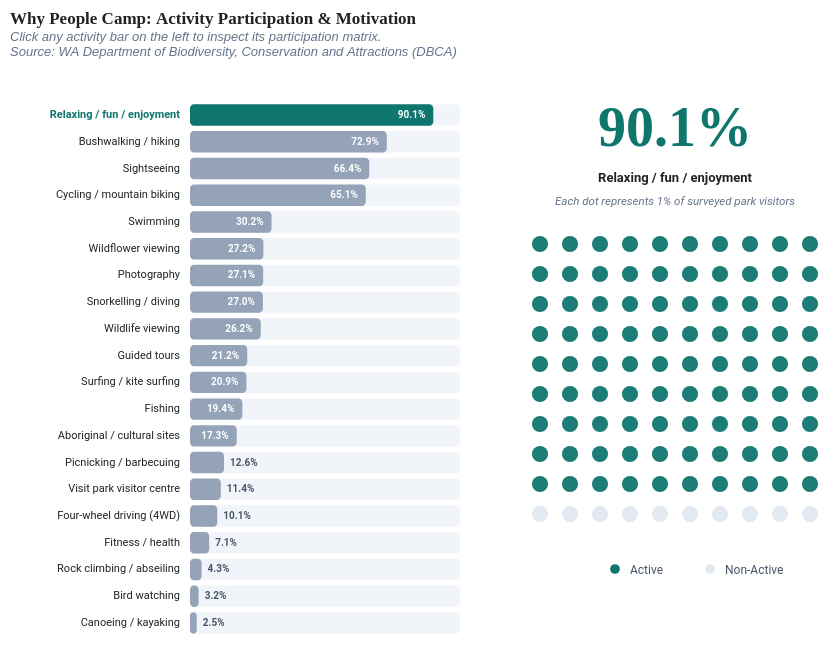

Write the Vega-Lite specification saved for this chart.
### Vega specification from a JSON file in a GitHub repository (floating-point values rounded to 4 significant figures)
{"$schema": "https://vega.github.io/schema/vega/v5.json", "background": "transparent", "title": {"text": "Why People Camp: Activity Participation & Motivation", "subtitle": ["Click any activity bar on the left to inspect its participation matrix.", "Source: WA Department of Biodiversity, Conservation and Attractions (DBCA)"], "anchor": "start", "fontSize": 17, "font": "Playfair Display", "fontWeight": "bold", "color": "#1f2421", "subtitleFontSize": 13, "subtitleColor": "#64748b", "subtitleFontStyle": "italic", "dy": -10}, "width": 700, "height": 580, "padding": {"top": 10, "left": 10, "right": 20, "bottom": 10}, "signals": [{"name": "selectedActivity", "value": "Relaxing / fun / enjoyment", "on": [{"events": "@barRowBg:click, @barFill:click, @barLabel:click, @barTextVal:click", "update": "datum.activity"}]}, {"name": "activeRate", "update": "data('activitiesTable')[indexof(pluck(data('activitiesTable'), 'activity'), selectedActivity)].rate"}], "data": [{"name": "activitiesTable", "values": [{"activity": "Relaxing / fun / enjoyment", "rate": 90.1}, {"activity": "Bushwalking / hiking", "rate": 72.9}, {"activity": "Sightseeing", "rate": 66.4}, {"activity": "Cycling / mountain biking", "rate": 65.1}, {"activity": "Swimming", "rate": 30.2}, {"activity": "Wildflower viewing", "rate": 27.2}, {"activity": "Photography", "rate": 27.1}, {"activity": "Snorkelling / diving", "rate": 27.0}, {"activity": "Wildlife viewing", "rate": 26.2}, {"activity": "Guided tours", "rate": 21.2}, {"activity": "Surfing / kite surfing", "rate": 20.9}, {"activity": "Fishing", "rate": 19.4}, {"activity": "Aboriginal / cultural sites", "rate": 17.3}, {"activity": "Picnicking / barbecuing", "rate": 12.6}, {"activity": "Visit park visitor centre", "rate": 11.4}, {"activity": "Four-wheel driving (4WD)", "rate": 10.1}, {"activity": "Fitness / health", "rate": 7.1}, {"activity": "Rock climbing / abseiling", "rate": 4.3}, {"activity": "Bird watching", "rate": 3.2}, {"activity": "Canoeing / kayaking", "rate": 2.5}]}, {"name": "dotsTable", "values": [{"id": 0}, {"id": 1}, {"id": 2}, {"id": 3}, {"id": 4}, {"id": 5}, {"id": 6}, {"id": 7}, {"id": 8}, {"id": 9}, {"id": 10}, {"id": 11}, {"id": 12}, {"id": 13}, {"id": 14}, {"id": 15}, {"id": 16}, {"id": 17}, {"id": 18}, {"id": 19}, {"id": 20}, {"id": 21}, {"id": 22}, {"id": 23}, {"id": 24}, {"id": 25}, {"id": 26}, {"id": 27}, {"id": 28}, {"id": 29}, {"id": 30}, {"id": 31}, {"id": 32}, {"id": 33}, {"id": 34}, {"id": 35}, {"id": 36}, {"id": 37}, {"id": 38}, {"id": 39}, {"id": 40}, {"id": 41}, {"id": 42}, {"id": 43}, {"id": 44}, {"id": 45}, {"id": 46}, {"id": 47}, {"id": 48}, {"id": 49}, {"id": 50}, {"id": 51}, {"id": 52}, {"id": 53}, {"id": 54}, {"id": 55}, {"id": 56}, {"id": 57}, {"id": 58}, {"id": 59}, {"id": 60}, {"id": 61}, {"id": 62}, {"id": 63}, {"id": 64}, {"id": 65}, {"id": 66}, {"id": 67}, {"id": 68}, {"id": 69}, {"id": 70}, {"id": 71}, {"id": 72}, {"id": 73}, {"id": 74}, {"id": 75}, {"id": 76}, {"id": 77}, {"id": 78}, {"id": 79}, {"id": 80}, {"id": 81}, {"id": 82}, {"id": 83}, {"id": 84}, {"id": 85}, {"id": 86}, {"id": 87}, {"id": 88}, {"id": 89}, {"id": 90}, {"id": 91}, {"id": 92}, {"id": 93}, {"id": 94}, {"id": 95}, {"id": 96}, {"id": 97}, {"id": 98}, {"id": 99}], "transform": [{"type": "formula", "expr": "datum.id % 10", "as": "col"}, {"type": "formula", "expr": "floor(datum.id / 10)", "as": "row"}]}], "scales": [{"name": "yScale", "type": "band", "domain": {"data": "activitiesTable", "field": "activity"}, "range": [25, 565], "padding": 0.2}, {"name": "xBarScale", "type": "linear", "domain": [0, 100], "range": [0, 270]}], "marks": [{"type": "text", "name": "barLabel", "from": {"data": "activitiesTable"}, "encode": {"enter": {"x": {"value": 170}, "y": {"scale": "yScale", "field": "activity", "band": 0.5}, "text": {"field": "activity"}, "align": {"value": "right"}, "baseline": {"value": "middle"}, "font": {"value": "Roboto"}, "fontSize": {"value": 11}, "cursor": {"value": "pointer"}}, "update": {"fill": {"signal": "datum.activity === selectedActivity ? '#0f766e' : '#1f2421'"}, "fontWeight": {"signal": "datum.activity === selectedActivity ? 'bold' : 'normal'"}}}}, {"type": "rect", "name": "barRowBg", "from": {"data": "activitiesTable"}, "encode": {"enter": {"x": {"value": 180}, "y": {"scale": "yScale", "field": "activity"}, "width": {"value": 270}, "height": {"scale": "yScale", "band": 1}, "fill": {"value": "#f1f5f9"}, "cornerRadius": {"value": 4}, "cursor": {"value": "pointer"}}}}, {"type": "rect", "name": "barFill", "from": {"data": "activitiesTable"}, "encode": {"enter": {"x": {"value": 180}, "y": {"scale": "yScale", "field": "activity"}, "height": {"scale": "yScale", "band": 1}, "cornerRadius": {"value": 4}, "cursor": {"value": "pointer"}}, "update": {"width": {"scale": "xBarScale", "field": "rate"}, "fill": {"signal": "datum.activity === selectedActivity ? '#0f766e' : '#94a3b8'"}, "tooltip": {"signal": "{'Motivation': datum.activity, 'Participation Rate': format(datum.rate, '.1f') + '%'}"}}, "hover": {"fill": {"value": "#0d9488"}}}}, {"type": "text", "name": "barTextVal", "from": {"data": "activitiesTable"}, "encode": {"enter": {"y": {"scale": "yScale", "field": "activity", "band": 0.5}, "baseline": {"value": "middle"}, "font": {"value": "Roboto"}, "fontSize": {"value": 10}, "fontWeight": {"value": "bold"}, "cursor": {"value": "pointer"}}, "update": {"x": {"signal": "scale('xBarScale', datum.rate) > 42 ? scale('xBarScale', datum.rate) + 172 : scale('xBarScale', datum.rate) + 186"}, "align": {"signal": "scale('xBarScale', datum.rate) > 42 ? 'right' : 'left'"}, "text": {"signal": "format(datum.rate, '.1f') + '%'"}, "fill": {"signal": "scale('xBarScale', datum.rate) > 42 ? '#ffffff' : (datum.activity === selectedActivity ? '#0f766e' : '#475569')"}}}}, {"type": "text", "interactive": false, "encode": {"enter": {"x": {"value": 665}, "y": {"value": 55}, "align": {"value": "center"}, "baseline": {"value": "middle"}, "font": {"value": "Playfair Display"}, "fontSize": {"value": 56}, "fontWeight": {"value": "bold"}, "fill": {"value": "#0f766e"}}, "update": {"text": {"signal": "format(activeRate, '.1f') + '%'"}}}}, {"type": "text", "interactive": false, "encode": {"enter": {"x": {"value": 665}, "y": {"value": 98}, "align": {"value": "center"}, "baseline": {"value": "top"}, "font": {"value": "Roboto"}, "fontSize": {"value": 13}, "fontWeight": {"value": "bold"}, "fill": {"value": "#1f2421"}, "limit": {"value": 310}}, "update": {"text": {"signal": "selectedActivity"}}}}, {"type": "text", "interactive": false, "encode": {"enter": {"x": {"value": 665}, "y": {"value": 128}, "align": {"value": "center"}, "baseline": {"value": "middle"}, "font": {"value": "Roboto"}, "fontSize": {"value": 11.5}, "fontStyle": {"value": "italic"}, "fill": {"value": "#64748b"}, "text": {"value": "Each dot represents 1% of surveyed park visitors"}}}}, {"type": "symbol", "from": {"data": "dotsTable"}, "encode": {"enter": {"x": {"signal": "530 + datum.col * 30"}, "y": {"signal": "170 + datum.row * 30"}, "size": {"value": 260}, "shape": {"value": "circle"}}, "update": {"fill": {"signal": "datum.id < round(activeRate) ? '#0f766e' : '#e2e8f0'"}, "fillOpacity": {"value": 0.95}, "tooltip": {"signal": "{'Motivation': selectedActivity, 'Participation': format(activeRate, '.1f') + '%', 'Dot #': datum.id + 1, 'Status': datum.id < round(activeRate) ? 'Active' : 'Non-Active'}"}}}}, {"type": "symbol", "interactive": false, "encode": {"enter": {"x": {"value": 605}, "y": {"value": 495}, "size": {"value": 95}, "fill": {"value": "#0f766e"}, "shape": {"value": "circle"}}}}, {"type": "text", "interactive": false, "encode": {"enter": {"x": {"value": 620}, "y": {"value": 496}, "align": {"value": "left"}, "baseline": {"value": "middle"}, "font": {"value": "Roboto"}, "fontSize": {"value": 12}, "fill": {"value": "#475569"}, "text": {"value": "Active"}}}}, {"type": "symbol", "interactive": false, "encode": {"enter": {"x": {"value": 700}, "y": {"value": 495}, "size": {"value": 95}, "fill": {"value": "#e2e8f0"}, "shape": {"value": "circle"}}}}, {"type": "text", "interactive": false, "encode": {"enter": {"x": {"value": 715}, "y": {"value": 496}, "align": {"value": "left"}, "baseline": {"value": "middle"}, "font": {"value": "Roboto"}, "fontSize": {"value": 12}, "fill": {"value": "#475569"}, "text": {"value": "Non-Active"}}}}]}
